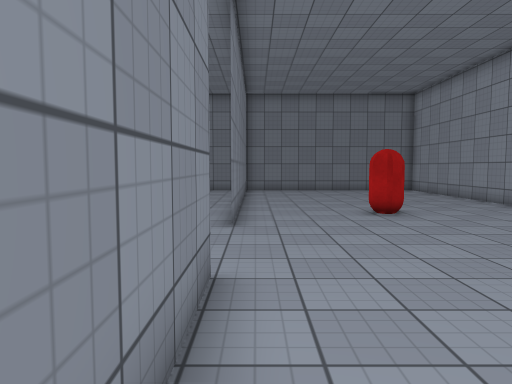
View 1 (above)

16 first-person views from a walk through a 3-D level made in the Unity game engine. The camera is 1.4 m above the floor, tilts 4° down and sees 70° across. The floor is counted in squares, 1 m on a side. Each view is taken from the middle of a square. On the plan, view 1 faces up. The plan holds only what a view shows up to about 16 squares ahead; the rest is blank. The place goes on beyond the plan. Surface patterns are stand-ins for the level's own textures.

View 2
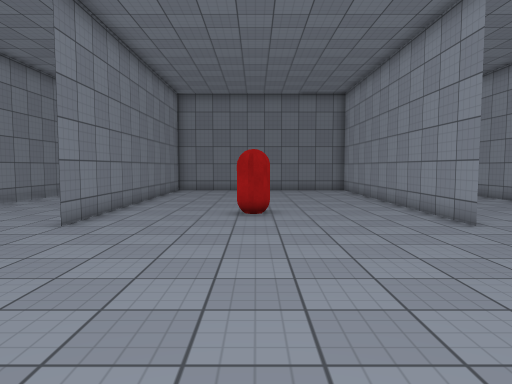

View 3
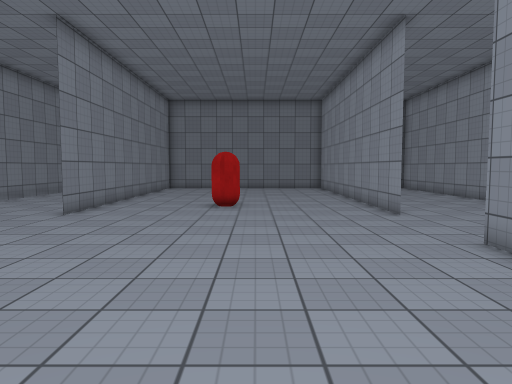

View 4
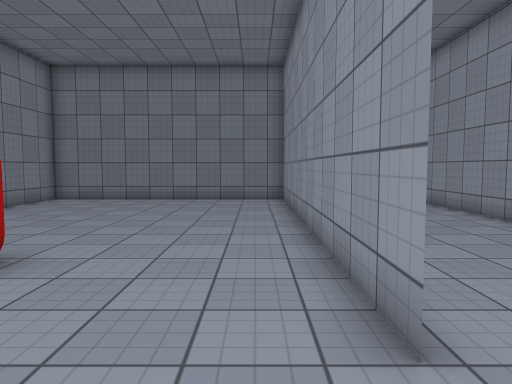

View 5
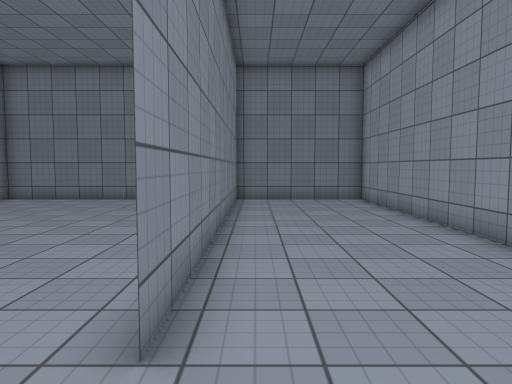

View 6
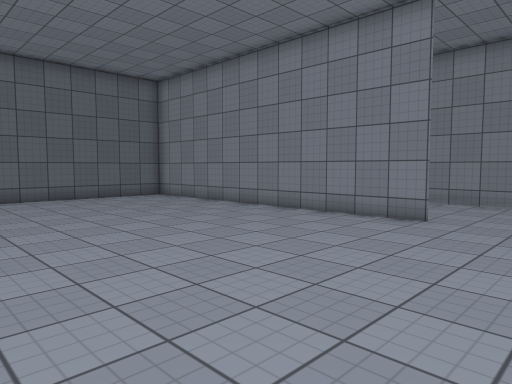

View 7
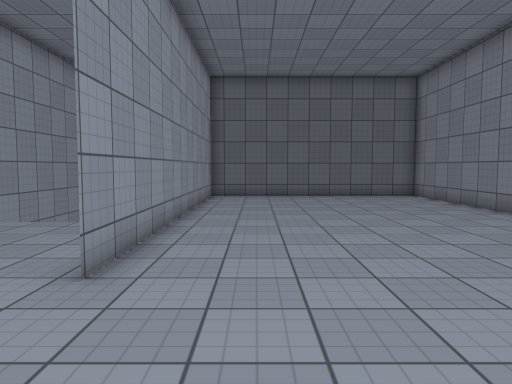

View 8
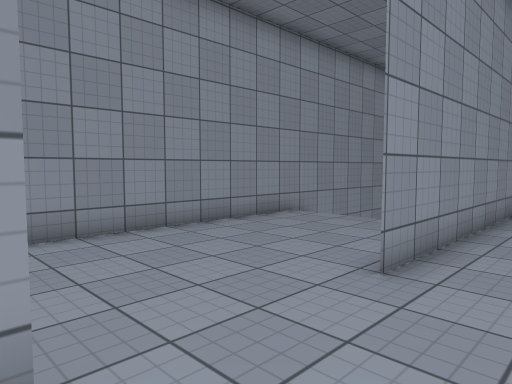

View 9
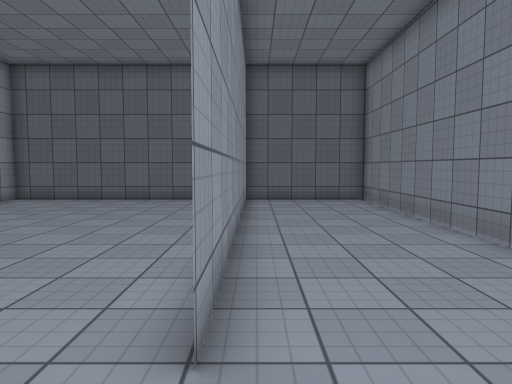

View 10
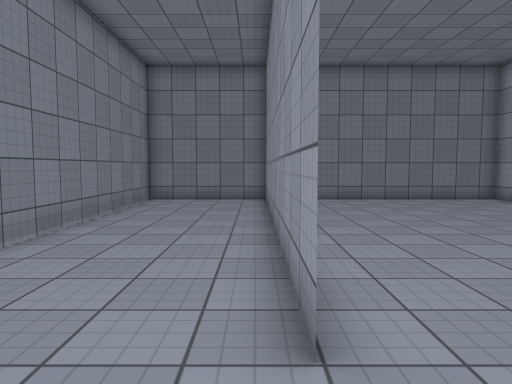

View 11
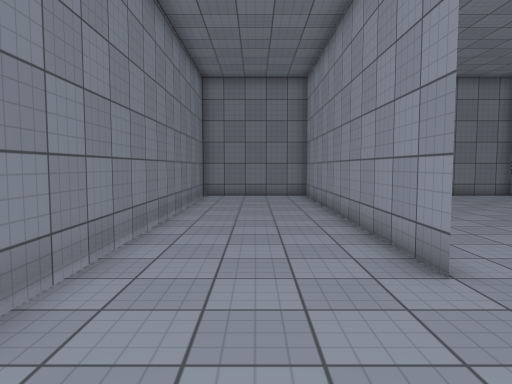

View 12
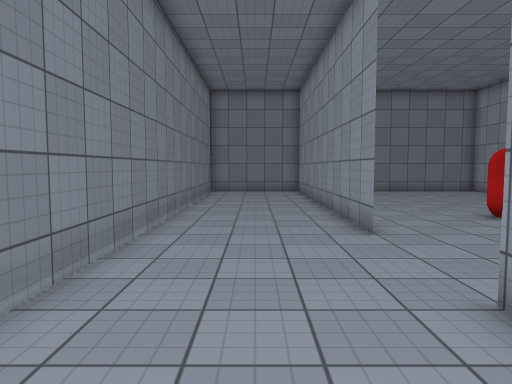

View 13
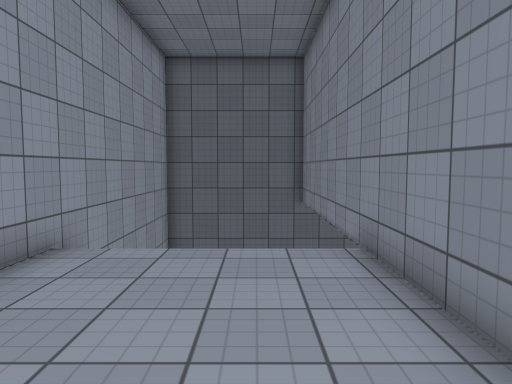

View 14
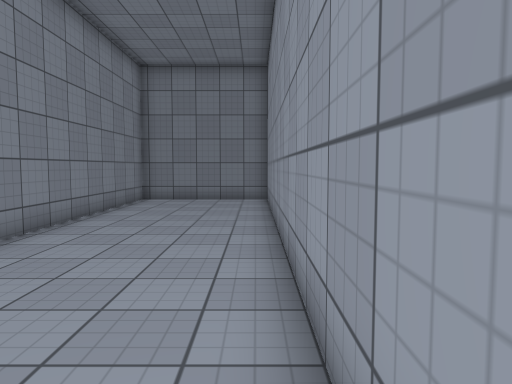

View 15
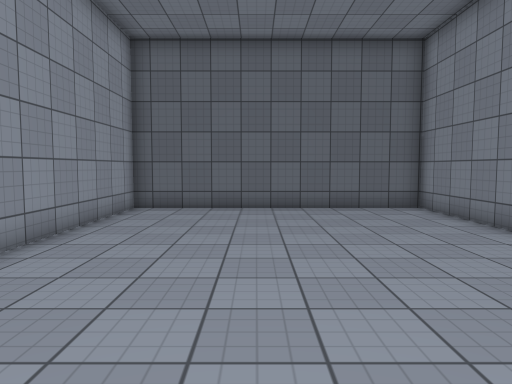

View 16
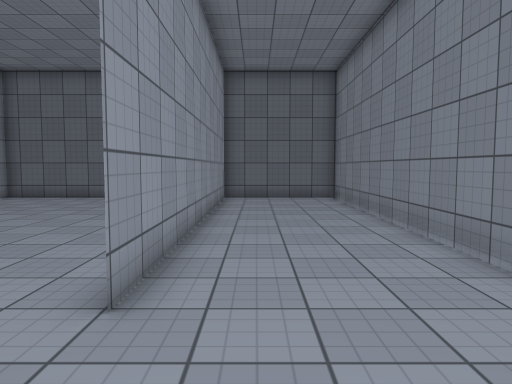

### Floor plan
Key: @ floor where view 1 was taken; # wall or solid block; . floor; / step, stairs or slope; v drop or lower ground; O other object.
Columns run from 6 left of view 1 to 15 right of it. Each row starts with its distance up from view 1.
 22 ######################
 21 #....#.........#.....#
 20 #....#.........#.....#
 19 #....#.........#.....#
 18 #....#.........#.....#
 17 #....#.........#.....#
 16 #....#.........#.....#
 15 #....#.........#.....#
 14 #....#.........#.....#
 13 #....#.........#.....#
 12 #....#.........#.....#
 11 #....#....O....#.....#
 10 #....#.........#.....#
  9 #....#.........#.....#
  8 #....................#
  7 #....................#
  6 #....................#
  5 #....................#
  4 #....#.........#.....#
  3 #....#.........#.....#
  2 #....#.........#.....#
  1 #....#.........#.....#
  0 #....#@........#/////#
 -1 #....#.........#    /#
 -2 #....#.........#    /#
 -3 #....#........./    /#
 -4 #....#........./    /
 -5 #....#........./    /
 -6 #....#........./    /
 -7 #....#.........#    v
 -8 #...###########vvvvvv
 -9 #####         ##

Where each view was taken, in squares from view 1:
view 1: 0 up, 0 right, facing up
view 2: 0 up, 4 right, facing up
view 3: 2 down, 5 right, facing up
view 4: 6 up, 8 right, facing up
view 5: 6 up, 10 right, facing up
view 6: 8 up, 9 right, facing down-left
view 7: 9 up, 7 right, facing down
view 8: 9 up, 7 right, facing down-right
view 9: 7 up, 1 left, facing down
view 10: 6 up, 1 left, facing up
view 11: 4 up, 3 left, facing up
view 12: 1 up, 3 left, facing up
view 13: 6 up, 11 right, facing down
view 14: 6 up, 14 right, facing up
view 15: 4 up, 5 right, facing down
view 16: 8 up, 2 left, facing down
